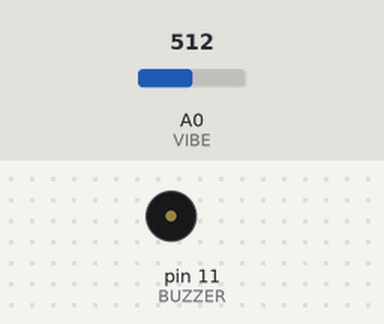
A sketch run on a simulated Arduino Uno, built with avr-gcc and run on an emulated ATmega328P. Parts: buzzer (waves = sounding). The test bench sets the inputs (shaded band); at power-on: A0 (VIBE) = 512. What the sketch prints to the serial monitor is not drawn.

Above: at 1.1 s.
At 3.3 s:
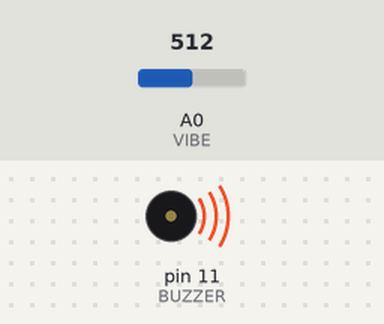
Timing chart, 0 to 8.5 s (numbered marks = the images above):
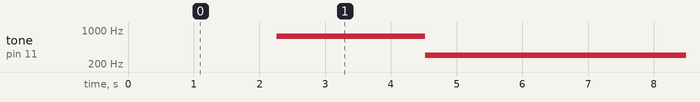

The sketch:

BUZZER_TEST.ino
```cpp
#define BUZZER 11
#define VIBE A0

void setup() {
  // put your setup code here, to run once:
  pinMode(BUZZER, OUTPUT);
  pinMode(VIBE, INPUT);
  Serial.begin(9600);
}

void music(){

  for (int hz = 300; hz <= 750; hz++)
  {
    tone(BUZZER, hz);

    delay(5);
  }

  for (int hz = 750; hz >= 300; hz--)
  {
    tone(BUZZER, hz);

    delay(5);
  }
  digitalWrite(BUZZER, LOW);
}

void loop() {
  // put your main code here, to run repeatedly:
  music();

  delay(1000);

  int val = analogRead(VIBE);
  Serial.print("Val = ");
  Serial.println(val);
  Serial.print("-----------\n");
  delay(1000);

}
```

Measured:
- by itself, tone on pin 11 (BUZZER): alternates 750 Hz for 2.3 s and 300 Hz for 4.3 s
